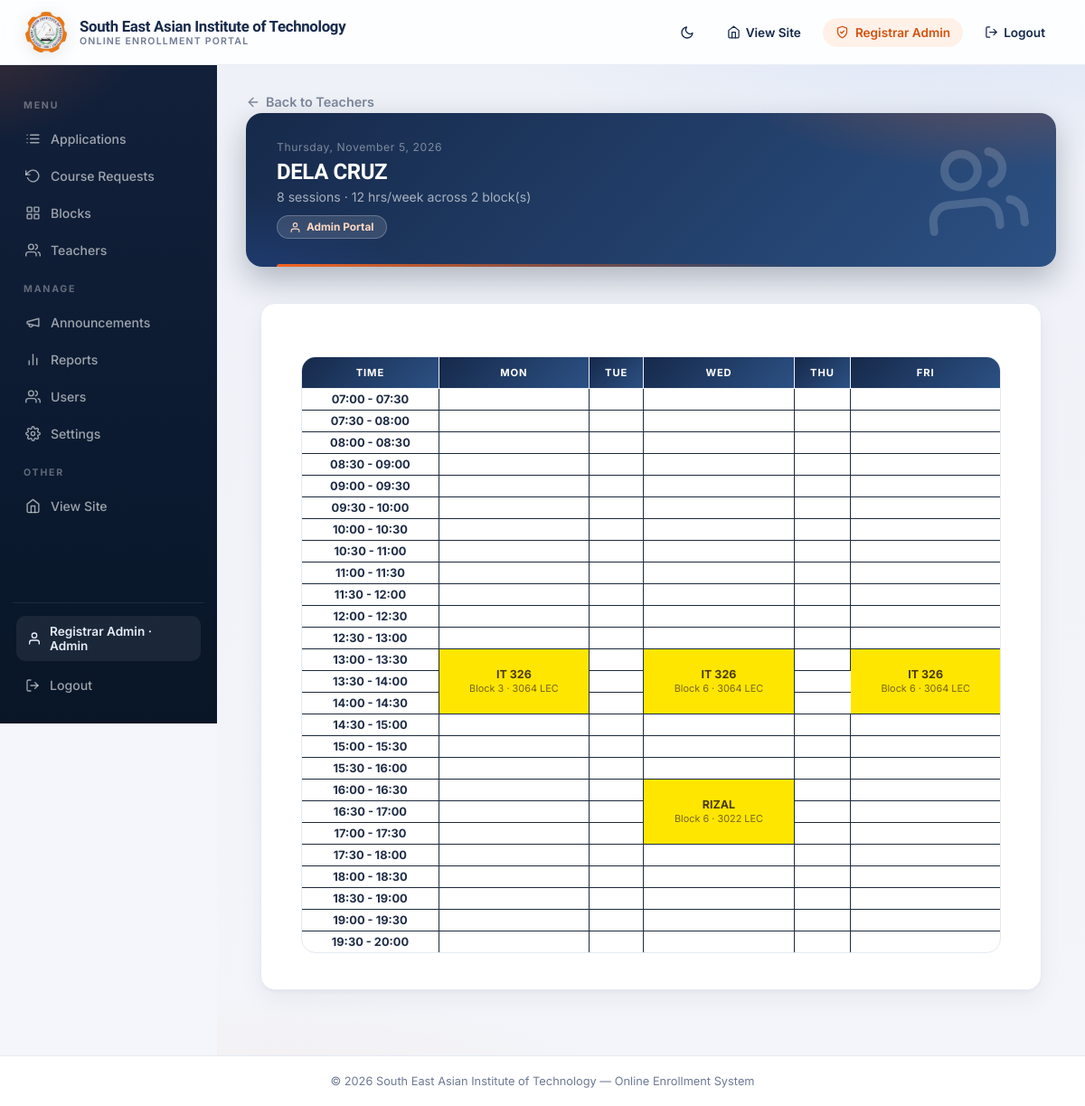
Screenshot of /admin/teacher_sched.php?id=10 (signed in) with the database file from the repository.
### tables this page shows
CREATE TABLE IF NOT EXISTS schedules (
  id          INT AUTO_INCREMENT PRIMARY KEY,
  block_id    INT NOT NULL,
  day_of_week ENUM('M','T','W','TH','F','S') NOT NULL,
  time_start  TIME NOT NULL,
  time_end    TIME NOT NULL,
  subject     VARCHAR(80) NOT NULL,
  instructor  VARCHAR(80) DEFAULT NULL,
  room        VARCHAR(40) DEFAULT NULL,
  FOREIGN KEY (block_id) REFERENCES blocks(id) ON DELETE CASCADE
);

CREATE TABLE IF NOT EXISTS blocks (
  id        INT AUTO_INCREMENT PRIMARY KEY,
  name      VARCHAR(40) NOT NULL,
  course    VARCHAR(100) NOT NULL DEFAULT 'BSIT',
  capacity  INT NOT NULL DEFAULT 40
);

### config.php (called while the page is built, shortened)
<?php
require_once __DIR__ . '/includes/icons.php';
function db() {
    static $conn = null;
    if ($conn === null) {
        $conn = new mysqli(DB_HOST, DB_USER, DB_PASS, DB_NAME);
        $conn->set_charset('utf8mb4');
    }
    return $conn;
}
function e($v) { return htmlspecialchars((string)$v, ENT_QUOTES, 'UTF-8'); }

### admin/teacher_sched.php (the view, shortened to what this page needs)
<?php
$id      = (int)($_GET['id'] ?? 0);
$teacher = db()->query("SELECT * FROM teachers WHERE id=$id")->fetch_assoc();
$name  = $teacher['name'];
$sched = db()->query(
    "SELECT s.*, b.name AS bname FROM schedules s
     JOIN blocks b ON b.id = s.block_id
     WHERE s.instructor='" . db()->real_escape_string($name) . "'
     ORDER BY FIELD(s.day_of_week,'M','T','W','TH','F','S'), s.time_start"
)->fetch_all(MYSQLI_ASSOC);
$days = ['M', 'T', 'W', 'TH', 'F'];
$STEP = 1800;
$segments = [];
for ($t = strtotime('07:00'); $t < strtotime('20:00'); $t += $STEP) {
    $segments[] = [$t, $t + $STEP];
}
$byDay = array_fill_keys($days, []);
foreach ($sched as $s) {
    if (isset($byDay[$s['day_of_week']])) $byDay[$s['day_of_week']][] = $s;
}
$dayNames = ['M'=>'Mon','T'=>'Tue','W'=>'Wed','TH'=>'Thu','F'=>'Fri','S'=>'Sat'];
include __DIR__ . '/../includes/header.php';
include __DIR__ . '/nav.php';
?>
    <a class="back-link" href="<?= BASE_URL ?>/admin/teachers.php"><?= icon('arrow-left', 16) ?> Back to Teachers</a>
    <?php
    include __DIR__ . '/page_banner.php';
    ?>
    <div class="card" style="max-width:none;">
        <table class="sched-table">
            <tr>
                <th>Time</th>
                <?php foreach ($days as $d): ?><th><?= $dayNames[$d] ?></th><?php endforeach; ?>
            </tr>
            <?php foreach ($segments as $i => [$segS, $segE]): ?>
            <tr>
                <td><strong><?= e(date('H:i', $segS)) ?> - <?= e(date('H:i', $segE)) ?></strong></td>
                <?php foreach ($days as $d):
                    $cov = null;
                    foreach ($byDay[$d] as $s) {
                        $st = strtotime($s['time_start']); $en = strtotime($s['time_end']);
                        if ($st <= $segS && $en > $segS) { $cov = [$s, $st, $en]; break; }
                    }
                    if ($cov && ($cov[1] === $segS || ($i === 0 && $cov[1] < $segS))):
                        $span = min(max(1, (int)ceil(($cov[2] - $cov[1]) / $STEP)), count($segments) - $i);
                        $s = $cov[0];
                ?>
                    <td rowspan="<?= $span ?>" class="cls-cell">
                        <span class="sub"><?= e($s['subject']) ?></span>
                        <span class="inst"><?= e($s['bname']) ?><?= $s['room'] ? ' &middot; ' . e($s['room']) : '' ?></span>
                    </td>
                <?php elseif ($cov):  ?>
                <?php else: ?>
                    <td></td>
                <?php endif; ?>
                <?php endforeach; ?>
            </tr>
            <?php endforeach; ?>
        </table>
    </div>
<?php include __DIR__ . '/nav_close.php'; ?>
<?php include __DIR__ . '/../includes/footer.php'; ?>

### rows the page displays
schedules: subject "IT 326", block.name "Block 3", room "3064 LEC"
schedules: subject "IT 326", block.name "Block 6", room "3064 LEC"
schedules: subject "IT 326", block.name "Block 6", room "3064 LEC"
schedules: subject "RIZAL", block.name "Block 6", room "3022 LEC"

### other values shown
admin_name() "Registrar Admin"
admin_role() "Admin"
$bannerTitle "DELA CRUZ"
$bannerSub "8 sessions · 12 hrs/week across 2 block(s)"
$dayNames[$d] "MON"
$dayNames[$d] "TUE"
$dayNames[$d] "WED"
$dayNames[$d] "THU"
$dayNames[$d] "FRI"
date('H:i', $segS) "07:00"
date('H:i', $segE) "07:30"
date('H:i', $segS) "07:30"
date('H:i', $segE) "08:00"
date('H:i', $segS) "08:00"
date('H:i', $segE) "08:30"
